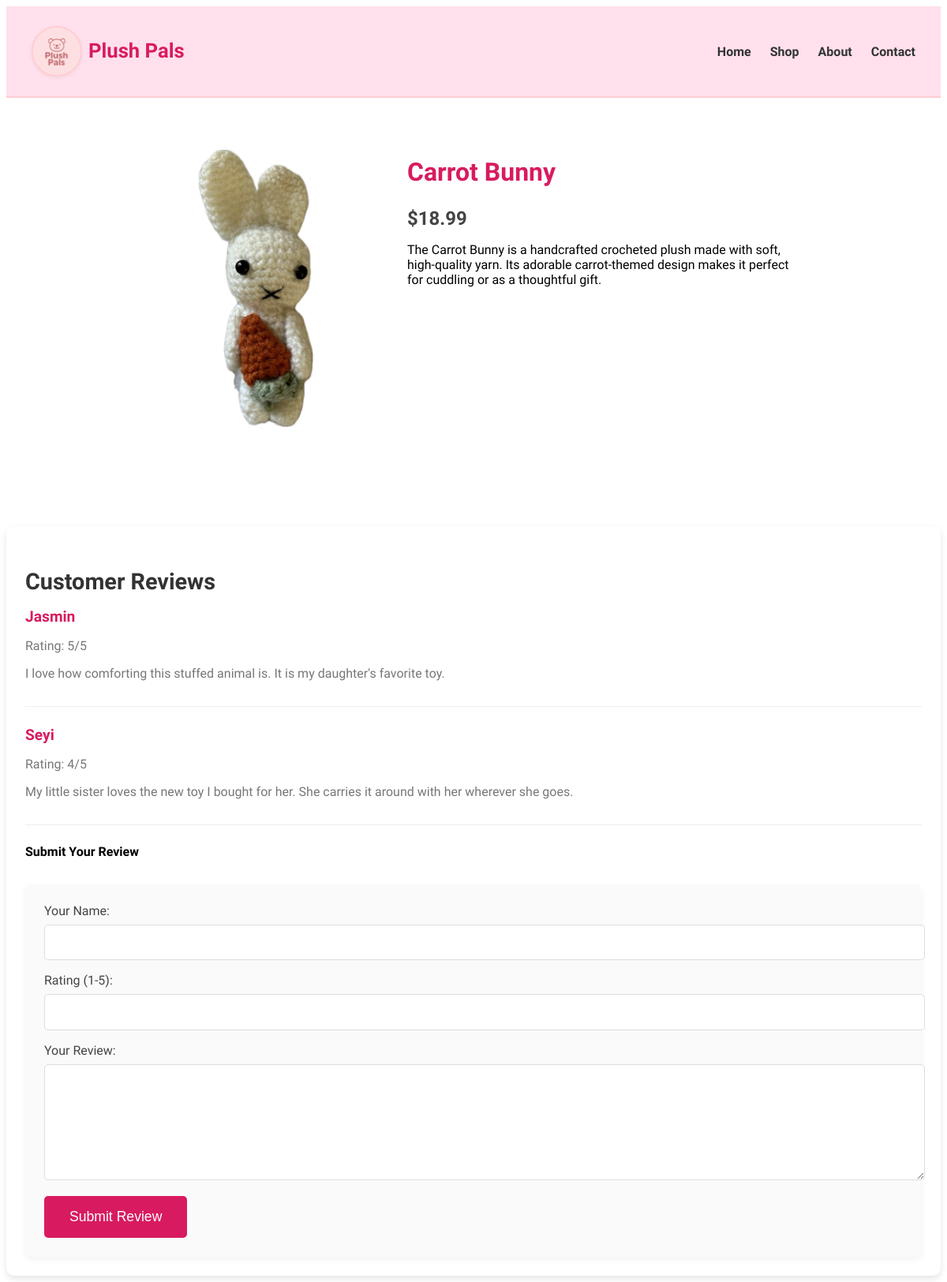
The page /product/carrot-bunny/ on the database its author committed.
### store/models.py (models this page shows, shortened)
class Product(models.Model):
    name = models.CharField(max_length=100)
    slug = models.SlugField(unique=True, blank=True, db_index=True)  # Slug field
    price = models.DecimalField(max_digits=6, decimal_places=2)
    summary = models.CharField(max_length=255, blank=True, default='')
    description = models.TextField()
    image = models.ImageField(upload_to="product_images/", blank=True)
    is_featured = models.BooleanField(default=False)

class Feedback(models.Model):
    product = models.ForeignKey(Product, on_delete=models.CASCADE, related_name='feedback_set')  # link to Product!
    user_name = models.CharField(max_length=100)
    rating = models.IntegerField(
        choices=[(i, i) for i in range(1, 6)],
        validators=[MinValueValidator(1), MaxValueValidator(5)]
    )
    message = models.TextField()
    submitted_at = models.DateTimeField(auto_now_add=True)

### store/views.py (the view, shortened to what this page needs)
# urls.py: path('product/<slug:slug>/', views.product_detail, name='product-detail'),
def product_detail(request, slug):
    product = get_object_or_404(Product, slug=slug)
    feedback_list = product.feedback_set.all()
    return render(request, 'store/product_detail.html', {
        'product': product,
        'feedback_list': feedback_list,
    })

### store/templates/store/product_detail.html (shortened to what this page needs)
{% extends "base.html" %}
{% load static %}
{% block css_files %}
  <link rel="stylesheet" href="{% static 'store/product_detail.css' %}">
{% endblock %}
{% block content %}
<section id="product-detail">
  <div class="product-wrapper">
    <img src="{{ product.image.url }}" alt="{{ product.name }}">
    <div class="product-info">
      <h2>{{ product.name }}</h2>
      <p class="price">${{ product.price }}</p>
      <p>{{ product.description }}</p>
    </div>
  </div>
</section>
<div id="reviews">
  <h3>Customer Reviews</h3>
  {% if product.feedback_set.all %}
    <ul>
      {% for review in product.feedback_set.all %}
        <li>
          <strong>{{ review.user_name }}</strong>
          <p>Rating: {{ review.rating }}/5</p>
          <p>{{ review.message }}</p>
        </li>
      {% endfor %}
    </ul>
  {% else %}
    <p>No reviews yet. Be the first to review!</p>
  {% endif %}
  <h4>Submit Your Review</h4>
  <form method="post">
    <div>
      <label for="user_name">Your Name:</label>
      <input type="text" id="user_name" name="user_name" required>
    </div>
    <div>
      <label for="rating">Rating (1-5):</label>
      <input type="number" id="rating" name="rating" min="1" max="5" required>
    </div>
    <div>
      <label for="comment">Your Review:</label>
      <textarea id="comment" name="comment" required></textarea>
    </div>
    <button type="submit">Submit Review</button>
  </form>
</div>
{% endblock %}

### static/app.css (style rules this page uses)
body { font-family: "Quicksand", sans-serif; }

### store/static/store/product_detail.css (style rules this page uses)
#product-detail { padding: 3rem 1.5rem; display: flex; justify-content: center; }
.product-wrapper { display: flex; gap: 2rem; max-width: 900px; flex-wrap: wrap; }
.product-wrapper img { width: 300px; border-radius: 12px; object-fit: cover; }
.product-info { max-width: 500px; }
.product-info h2 { font-size: 2rem; color: #d81b60; }
.product-info .price { font-size: 1.5rem; font-weight: bold; color: #444; margin-bottom: 1rem; }
#reviews { margin-top: 3rem; background-color: #fff; padding: 1.5rem; box-shadow: 0 4px 8px rgba(0, 0, 0, 0.1); border-radius: 10px; }
#reviews h3 { font-size: 1.8rem; color: #333; margin-bottom: 1rem; }
#reviews ul { list-style-type: none; padding: 0; }
#reviews ul li { margin-bottom: 1.5rem; padding-bottom: 1rem; border-bottom: 1px solid #eee; }
#reviews ul li strong { font-size: 1.2rem; color: #d81b60; }
#reviews p { color: #777; }
form { margin-top: 2rem; background-color: #fafafa; padding: 1.5rem; border-radius: 8px; box-shadow: 0 4px 8px rgba(0, 0, 0, 0.05); }
form div { margin-bottom: 1rem; }
form label { font-size: 1rem; color: #444; margin-bottom: 0.5rem; display: block; }
form input[type="text"], form input[type="number"], form textarea { width: 100%; padding: 0.8rem; font-size: 1rem; border: 1px solid #ddd; border-radius: 5px; }
form textarea { resize: vertical; min-height: 120px; }
form button { background-color: #d81b60; color: white; padding: 1rem 2rem; border: none; border-radius: 5px; cursor: pointer; font-size: 1.1rem; transition: background-color 0.3s ease; }

### rows shown on the page
Product: image (picture), name "Carrot Bunny", price "18.99", description "The Carrot Bunny is a handcrafted crocheted plush made with soft, high-quality yarn. Its adorable carrot-themed design makes it perfect for cuddling or as a thoughtful gift."
Feedback: user_name "Jasmin", rating "5", message "I love how comforting this stuffed animal is. It is my daughter's favorite toy."
Feedback: user_name "Seyi", rating "4", message "My little sister loves the new toy I bought for her. She carries it around with her wherever she goes."
